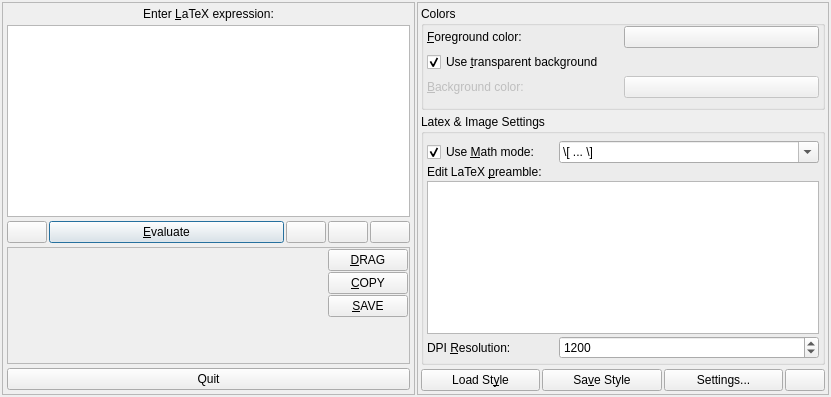
<?xml version="1.0" encoding="UTF-8"?>
<ui version="4.0">
 <author>Philippe Faist</author>
 <comment>KLatexFormula main window UI</comment>
 <class>KLFMainWinUI</class>
 <widget class="QWidget" name="KLFMainWinUI">
  <property name="geometry">
   <rect>
    <x>0</x>
    <y>0</y>
    <width>831</width>
    <height>397</height>
   </rect>
  </property>
  <property name="windowTitle">
   <string comment="window title">KLatexFormula</string>
  </property>
  <property name="windowIcon">
   <iconset resource="klfres.qrc">
    <normaloff>:/pics/hi16-app-klatexformula.png</normaloff>:/pics/hi16-app-klatexformula.png</iconset>
  </property>
  <layout class="QHBoxLayout" name="lyt_KLFMainWinUI">
   <property name="spacing">
    <number>2</number>
   </property>
   <property name="margin">
    <number>2</number>
   </property>
   <item>
    <widget class="QFrame" name="frmMain">
     <property name="sizePolicy">
      <sizepolicy hsizetype="Preferred" vsizetype="Preferred">
       <horstretch>1</horstretch>
       <verstretch>0</verstretch>
      </sizepolicy>
     </property>
     <property name="frameShape">
      <enum>QFrame::StyledPanel</enum>
     </property>
     <property name="frameShadow">
      <enum>QFrame::Raised</enum>
     </property>
     <layout class="QVBoxLayout" name="lyt_frmMain">
      <property name="spacing">
       <number>4</number>
      </property>
      <property name="margin">
       <number>4</number>
      </property>
      <item>
       <widget class="QLabel" name="lblPromptMain">
        <property name="sizePolicy">
         <sizepolicy hsizetype="Preferred" vsizetype="Fixed">
          <horstretch>0</horstretch>
          <verstretch>0</verstretch>
         </sizepolicy>
        </property>
        <property name="text">
         <string>Enter &amp;LaTeX expression:</string>
        </property>
        <property name="alignment">
         <set>Qt::AlignCenter</set>
        </property>
        <property name="wordWrap">
         <bool>false</bool>
        </property>
        <property name="buddy">
         <cstring>txtLatex</cstring>
        </property>
       </widget>
      </item>
      <item>
       <widget class="QTextEdit" name="txtLatex">
        <property name="acceptDrops">
         <bool>true</bool>
        </property>
        <property name="autoFormatting">
         <set>QTextEdit::AutoNone</set>
        </property>
        <property name="tabChangesFocus">
         <bool>true</bool>
        </property>
        <property name="undoRedoEnabled">
         <bool>true</bool>
        </property>
        <property name="lineWrapMode">
         <enum>QTextEdit::WidgetWidth</enum>
        </property>
        <property name="readOnly">
         <bool>false</bool>
        </property>
        <property name="acceptRichText">
         <bool>false</bool>
        </property>
       </widget>
      </item>
      <item>
       <layout class="QHBoxLayout" name="lytMiddle">
        <property name="spacing">
         <number>2</number>
        </property>
        <item>
         <widget class="QPushButton" name="btnClear">
          <property name="sizePolicy">
           <sizepolicy hsizetype="Preferred" vsizetype="Preferred">
            <horstretch>0</horstretch>
            <verstretch>0</verstretch>
           </sizepolicy>
          </property>
          <property name="toolTip">
           <string comment="tooltip">Clear the above field</string>
          </property>
          <property name="whatsThis">
           <string comment="whatsthis">Clicking this button is a utility to clear the LaTeX code entry field above</string>
          </property>
          <property name="icon">
           <iconset resource="klfres.qrc">
            <normaloff>:/pics/clear.png</normaloff>:/pics/clear.png</iconset>
          </property>
          <property name="shortcut">
           <string>Ctrl+C</string>
          </property>
         </widget>
        </item>
        <item>
         <widget class="QPushButton" name="btnEvaluate">
          <property name="sizePolicy">
           <sizepolicy hsizetype="Expanding" vsizetype="Preferred">
            <horstretch>0</horstretch>
            <verstretch>0</verstretch>
           </sizepolicy>
          </property>
          <property name="toolTip">
           <string comment="tooltip">Evaluate LaTeX Expression [Shift-Enter]</string>
          </property>
          <property name="whatsThis">
           <string comment="whatsthistext">Render the above &lt;i&gt;LaTeX&lt;/i&gt; formula as an image, which will be displayed in the label below.</string>
          </property>
          <property name="text">
           <string>&amp;Evaluate</string>
          </property>
          <property name="icon">
           <iconset resource="klfres.qrc">
            <normaloff>:/pics/evaluate.png</normaloff>:/pics/evaluate.png</iconset>
          </property>
          <property name="shortcut">
           <string>Alt+A</string>
          </property>
          <property name="default">
           <bool>true</bool>
          </property>
         </widget>
        </item>
        <item>
         <widget class="QPushButton" name="btnSymbols">
          <property name="sizePolicy">
           <sizepolicy hsizetype="Minimum" vsizetype="Preferred">
            <horstretch>0</horstretch>
            <verstretch>0</verstretch>
           </sizepolicy>
          </property>
          <property name="toolTip">
           <string comment="tooltip">Show Latex Symbols palette</string>
          </property>
          <property name="whatsThis">
           <string comment="whatsthis text">Clicking this button opens a dialog allowing you to view and select LaTeX symbols the codes of which you may not know by heart.</string>
          </property>
          <property name="icon">
           <iconset resource="klfres.qrc">
            <normaloff>:/pics/symbols.png</normaloff>:/pics/symbols.png</iconset>
          </property>
          <property name="shortcut">
           <string/>
          </property>
          <property name="checkable">
           <bool>true</bool>
          </property>
         </widget>
        </item>
        <item>
         <widget class="QPushButton" name="btnLibrary">
          <property name="sizePolicy">
           <sizepolicy hsizetype="Minimum" vsizetype="Preferred">
            <horstretch>0</horstretch>
            <verstretch>0</verstretch>
           </sizepolicy>
          </property>
          <property name="toolTip">
           <string comment="tooltip">Show Library</string>
          </property>
          <property name="whatsThis">
           <string comment="whatsthis text">Clicking this button opens the KLatexFormula Library which includes History (previously evaluated formulas) and Archive where you can store tagged equations.</string>
          </property>
          <property name="icon">
           <iconset resource="klfres.qrc">
            <normaloff>:/pics/library.png</normaloff>:/pics/library.png</iconset>
          </property>
          <property name="shortcut">
           <string/>
          </property>
          <property name="checkable">
           <bool>true</bool>
          </property>
         </widget>
        </item>
        <item>
         <widget class="QPushButton" name="btnExpand">
          <property name="sizePolicy">
           <sizepolicy hsizetype="Minimum" vsizetype="Preferred">
            <horstretch>0</horstretch>
            <verstretch>0</verstretch>
           </sizepolicy>
          </property>
          <property name="toolTip">
           <string comment="tooltip">Toggle shrinked/expanded mode</string>
          </property>
          <property name="whatsThis">
           <string>Switches to expanded mode or back to shrinked mode. In expanded mode you get to choose more options.</string>
          </property>
          <property name="icon">
           <iconset resource="klfres.qrc">
            <normaloff>:/pics/switchexpanded.png</normaloff>:/pics/switchexpanded.png</iconset>
          </property>
          <property name="shortcut">
           <string>Ctrl+E, Ctrl+Space</string>
          </property>
         </widget>
        </item>
       </layout>
      </item>
      <item>
       <widget class="QFrame" name="frmOutput">
        <property name="frameShape">
         <enum>QFrame::StyledPanel</enum>
        </property>
        <property name="frameShadow">
         <enum>QFrame::Sunken</enum>
        </property>
        <layout class="QGridLayout" name="lyt_frmOutput">
         <property name="horizontalSpacing">
          <number>6</number>
         </property>
         <property name="verticalSpacing">
          <number>1</number>
         </property>
         <property name="margin">
          <number>1</number>
         </property>
         <item row="0" column="1">
          <widget class="QPushButton" name="btnDrag">
           <property name="toolTip">
            <string>Click and keep mouse button pressed to drag your formula to an other application</string>
           </property>
           <property name="text">
            <string>&amp;DRAG</string>
           </property>
          </widget>
         </item>
         <item row="1" column="1">
          <widget class="QPushButton" name="btnCopy">
           <property name="toolTip">
            <string>Copy formula to clipboard</string>
           </property>
           <property name="text">
            <string>&amp;COPY</string>
           </property>
           <property name="shortcut">
            <string>Alt+Y</string>
           </property>
          </widget>
         </item>
         <item row="2" column="1">
          <widget class="QPushButton" name="btnSave">
           <property name="toolTip">
            <string>Save formula to disk</string>
           </property>
           <property name="text">
            <string>&amp;SAVE</string>
           </property>
          </widget>
         </item>
         <item row="3" column="1">
          <spacer name="spcOutputButtons">
           <property name="orientation">
            <enum>Qt::Vertical</enum>
           </property>
           <property name="sizeType">
            <enum>QSizePolicy::Expanding</enum>
           </property>
           <property name="sizeHint" stdset="0">
            <size>
             <width>20</width>
             <height>40</height>
            </size>
           </property>
          </spacer>
         </item>
         <item row="0" column="0" rowspan="4">
          <widget class="QLabel" name="lblOutput">
           <property name="sizePolicy">
            <sizepolicy hsizetype="Expanding" vsizetype="Preferred">
             <horstretch>0</horstretch>
             <verstretch>0</verstretch>
            </sizepolicy>
           </property>
           <property name="minimumSize">
            <size>
             <width>280</width>
             <height>75</height>
            </size>
           </property>
           <property name="toolTip">
            <string comment="tooltip">The resulting image will be displayed here</string>
           </property>
           <property name="whatsThis">
            <string comment="whatsthis">Here you can see the image you get after evaluating your LaTeX code.</string>
           </property>
           <property name="frameShape">
            <enum>QFrame::NoFrame</enum>
           </property>
           <property name="frameShadow">
            <enum>QFrame::Plain</enum>
           </property>
           <property name="text">
            <string/>
           </property>
           <property name="wordWrap">
            <bool>false</bool>
           </property>
          </widget>
         </item>
        </layout>
       </widget>
      </item>
      <item>
       <widget class="QPushButton" name="btnQuit">
        <property name="toolTip">
         <string comment="tooltip">Quit KLatexFormula</string>
        </property>
        <property name="whatsThis">
         <string comment="whatsthis">Exit KLatexFormula</string>
        </property>
        <property name="text">
         <string>Quit</string>
        </property>
        <property name="icon">
         <iconset resource="klfres.qrc">
          <normaloff>:/pics/closehide.png</normaloff>:/pics/closehide.png</iconset>
        </property>
        <property name="shortcut">
         <string>Ctrl+Q</string>
        </property>
       </widget>
      </item>
     </layout>
    </widget>
   </item>
   <item>
    <widget class="QFrame" name="frmDetails">
     <property name="sizePolicy">
      <sizepolicy hsizetype="Preferred" vsizetype="Preferred">
       <horstretch>1</horstretch>
       <verstretch>0</verstretch>
      </sizepolicy>
     </property>
     <property name="frameShape">
      <enum>QFrame::StyledPanel</enum>
     </property>
     <property name="frameShadow">
      <enum>QFrame::Raised</enum>
     </property>
     <layout class="QVBoxLayout" name="lyt_frmDetails">
      <property name="spacing">
       <number>4</number>
      </property>
      <property name="margin">
       <number>3</number>
      </property>
      <item>
       <widget class="QGroupBox" name="gbxColors">
        <property name="title">
         <string>Colors</string>
        </property>
        <layout class="QGridLayout" name="lyt_gbxColors">
         <property name="topMargin">
          <number>0</number>
         </property>
         <property name="bottomMargin">
          <number>9</number>
         </property>
         <property name="verticalSpacing">
          <number>4</number>
         </property>
         <item row="0" column="0">
          <widget class="QLabel" name="lblFg">
           <property name="text">
            <string>&amp;Foreground color:</string>
           </property>
           <property name="wordWrap">
            <bool>false</bool>
           </property>
           <property name="buddy">
            <cstring>colFg</cstring>
           </property>
          </widget>
         </item>
         <item row="0" column="1">
          <widget class="KLFColorChooser" name="colFg"/>
         </item>
         <item row="1" column="0" colspan="2">
          <widget class="QCheckBox" name="chkBgTransparent">
           <property name="toolTip">
            <string>Check this if you want your formula to have a transparent background</string>
           </property>
           <property name="text">
            <string>Use &amp;transparent background</string>
           </property>
           <property name="shortcut">
            <string>Alt+U</string>
           </property>
           <property name="checked">
            <bool>true</bool>
           </property>
          </widget>
         </item>
         <item row="2" column="0">
          <widget class="QLabel" name="lblBg">
           <property name="enabled">
            <bool>false</bool>
           </property>
           <property name="text">
            <string>&amp;Background color:</string>
           </property>
           <property name="wordWrap">
            <bool>false</bool>
           </property>
           <property name="buddy">
            <cstring>colBg</cstring>
           </property>
          </widget>
         </item>
         <item row="2" column="1">
          <widget class="KLFColorChooser" name="colBg">
           <property name="enabled">
            <bool>false</bool>
           </property>
          </widget>
         </item>
        </layout>
       </widget>
      </item>
      <item>
       <widget class="QGroupBox" name="gbxLatexImage">
        <property name="title">
         <string>Latex &amp;&amp; Image Settings</string>
        </property>
        <layout class="QGridLayout" name="lyt_gbxLatexImage">
         <property name="topMargin">
          <number>7</number>
         </property>
         <item row="0" column="0">
          <widget class="QCheckBox" name="chkMathMode">
           <property name="toolTip">
            <string>Check this to use a LaTeX math mode</string>
           </property>
           <property name="text">
            <string>Use &amp;Math mode:</string>
           </property>
           <property name="shortcut">
            <string/>
           </property>
           <property name="checked">
            <bool>true</bool>
           </property>
          </widget>
         </item>
         <item row="0" column="1" colspan="2">
          <widget class="QComboBox" name="cbxMathMode">
           <property name="editable">
            <bool>true</bool>
           </property>
           <item>
            <property name="text">
             <string>\[ ... \]</string>
            </property>
           </item>
           <item>
            <property name="text">
             <string>$ ... $</string>
            </property>
           </item>
           <item>
            <property name="text">
             <string>\begin{eqnarray*} ... \end{eqnarray*}</string>
            </property>
           </item>
          </widget>
         </item>
         <item row="1" column="0" colspan="3">
          <widget class="QLabel" name="lblPreamble">
           <property name="text">
            <string>Edit LaTeX &amp;preamble:</string>
           </property>
           <property name="alignment">
            <set>Qt::AlignLeading|Qt::AlignLeft|Qt::AlignTop</set>
           </property>
           <property name="wordWrap">
            <bool>false</bool>
           </property>
           <property name="buddy">
            <cstring>txtPreamble</cstring>
           </property>
          </widget>
         </item>
         <item row="2" column="0" colspan="3">
          <widget class="QTextEdit" name="txtPreamble">
           <property name="sizePolicy">
            <sizepolicy hsizetype="Expanding" vsizetype="Preferred">
             <horstretch>0</horstretch>
             <verstretch>0</verstretch>
            </sizepolicy>
           </property>
           <property name="font">
            <font>
             <pointsize>8</pointsize>
            </font>
           </property>
           <property name="acceptRichText">
            <bool>false</bool>
           </property>
          </widget>
         </item>
         <item row="3" column="0">
          <widget class="QLabel" name="lblDPI">
           <property name="text">
            <string>DPI &amp;Resolution:</string>
           </property>
           <property name="wordWrap">
            <bool>false</bool>
           </property>
           <property name="buddy">
            <cstring>spnDPI</cstring>
           </property>
          </widget>
         </item>
         <item row="3" column="1" colspan="2">
          <widget class="QSpinBox" name="spnDPI">
           <property name="minimum">
            <number>10</number>
           </property>
           <property name="maximum">
            <number>10000</number>
           </property>
           <property name="singleStep">
            <number>50</number>
           </property>
           <property name="value">
            <number>1200</number>
           </property>
          </widget>
         </item>
        </layout>
       </widget>
      </item>
      <item>
       <layout class="QHBoxLayout" name="lytStyleSettingsButtons">
        <property name="spacing">
         <number>2</number>
        </property>
        <item>
         <widget class="QPushButton" name="btnLoadStyle">
          <property name="sizePolicy">
           <sizepolicy hsizetype="Minimum" vsizetype="Fixed">
            <horstretch>1</horstretch>
            <verstretch>0</verstretch>
           </sizepolicy>
          </property>
          <property name="toolTip">
           <string>Load a previously saved style</string>
          </property>
          <property name="text">
           <string>Load St&amp;yle</string>
          </property>
          <property name="icon">
           <iconset resource="klfres.qrc">
            <normaloff>:/pics/loadstyle.png</normaloff>:/pics/loadstyle.png</iconset>
          </property>
          <property name="shortcut">
           <string>Alt+L</string>
          </property>
         </widget>
        </item>
        <item>
         <widget class="QPushButton" name="btnSaveStyle">
          <property name="sizePolicy">
           <sizepolicy hsizetype="Minimum" vsizetype="Fixed">
            <horstretch>1</horstretch>
            <verstretch>0</verstretch>
           </sizepolicy>
          </property>
          <property name="toolTip">
           <string>Save current style (colors, etc.)</string>
          </property>
          <property name="text">
           <string>Sa&amp;ve Style</string>
          </property>
          <property name="icon">
           <iconset resource="klfres.qrc">
            <normaloff>:/pics/savestyle.png</normaloff>:/pics/savestyle.png</iconset>
          </property>
          <property name="shortcut">
           <string/>
          </property>
         </widget>
        </item>
        <item>
         <widget class="QPushButton" name="btnSettings">
          <property name="sizePolicy">
           <sizepolicy hsizetype="Minimum" vsizetype="Fixed">
            <horstretch>1</horstretch>
            <verstretch>0</verstretch>
           </sizepolicy>
          </property>
          <property name="toolTip">
           <string>Edit KLatexFormula settings</string>
          </property>
          <property name="text">
           <string>Settings...</string>
          </property>
          <property name="icon">
           <iconset resource="klfres.qrc">
            <normaloff>:/pics/settings.png</normaloff>:/pics/settings.png</iconset>
          </property>
          <property name="shortcut">
           <string>Alt+N</string>
          </property>
         </widget>
        </item>
        <item>
         <widget class="QPushButton" name="btnHelp">
          <property name="sizePolicy">
           <sizepolicy hsizetype="Minimum" vsizetype="Preferred">
            <horstretch>0</horstretch>
            <verstretch>0</verstretch>
           </sizepolicy>
          </property>
          <property name="toolTip">
           <string>Edit KLatexFormula settings</string>
          </property>
          <property name="icon">
           <iconset resource="klfres.qrc">
            <normaloff>:/pics/help.png</normaloff>:/pics/help.png</iconset>
          </property>
          <property name="shortcut">
           <string>F1</string>
          </property>
         </widget>
        </item>
       </layout>
      </item>
     </layout>
    </widget>
   </item>
  </layout>
 </widget>
 <layoutdefault spacing="2" margin="3"/>
 <customwidgets>
  <customwidget>
   <class>KLFColorChooser</class>
   <extends>QPushButton</extends>
   <header>klfcolorchooser.h</header>
  </customwidget>
 </customwidgets>
 <tabstops>
  <tabstop>txtLatex</tabstop>
  <tabstop>btnClear</tabstop>
  <tabstop>btnEvaluate</tabstop>
  <tabstop>btnSymbols</tabstop>
  <tabstop>btnLibrary</tabstop>
  <tabstop>btnExpand</tabstop>
  <tabstop>btnDrag</tabstop>
  <tabstop>btnCopy</tabstop>
  <tabstop>btnSave</tabstop>
  <tabstop>btnQuit</tabstop>
  <tabstop>colFg</tabstop>
  <tabstop>chkBgTransparent</tabstop>
  <tabstop>colBg</tabstop>
  <tabstop>chkMathMode</tabstop>
  <tabstop>cbxMathMode</tabstop>
  <tabstop>txtPreamble</tabstop>
  <tabstop>spnDPI</tabstop>
  <tabstop>btnLoadStyle</tabstop>
  <tabstop>btnSaveStyle</tabstop>
  <tabstop>btnSettings</tabstop>
  <tabstop>btnHelp</tabstop>
 </tabstops>
 <resources>
  <include location="klfres.qrc"/>
 </resources>
 <connections>
  <connection>
   <sender>chkBgTransparent</sender>
   <signal>toggled(bool)</signal>
   <receiver>lblBg</receiver>
   <slot>setDisabled(bool)</slot>
   <hints>
    <hint type="sourcelabel">
     <x>435</x>
     <y>84</y>
    </hint>
    <hint type="destinationlabel">
     <x>435</x>
     <y>118</y>
    </hint>
   </hints>
  </connection>
  <connection>
   <sender>chkBgTransparent</sender>
   <signal>toggled(bool)</signal>
   <receiver>colBg</receiver>
   <slot>setDisabled(bool)</slot>
   <hints>
    <hint type="sourcelabel">
     <x>590</x>
     <y>85</y>
    </hint>
    <hint type="destinationlabel">
     <x>624</x>
     <y>120</y>
    </hint>
   </hints>
  </connection>
  <connection>
   <sender>chkMathMode</sender>
   <signal>toggled(bool)</signal>
   <receiver>cbxMathMode</receiver>
   <slot>setEnabled(bool)</slot>
   <hints>
    <hint type="sourcelabel">
     <x>523</x>
     <y>189</y>
    </hint>
    <hint type="destinationlabel">
     <x>559</x>
     <y>200</y>
    </hint>
   </hints>
  </connection>
  <connection>
   <sender>btnQuit</sender>
   <signal>clicked()</signal>
   <receiver>KLFMainWinUI</receiver>
   <slot>close()</slot>
   <hints>
    <hint type="sourcelabel">
     <x>83</x>
     <y>407</y>
    </hint>
    <hint type="destinationlabel">
     <x>-1</x>
     <y>393</y>
    </hint>
   </hints>
  </connection>
 </connections>
</ui>
